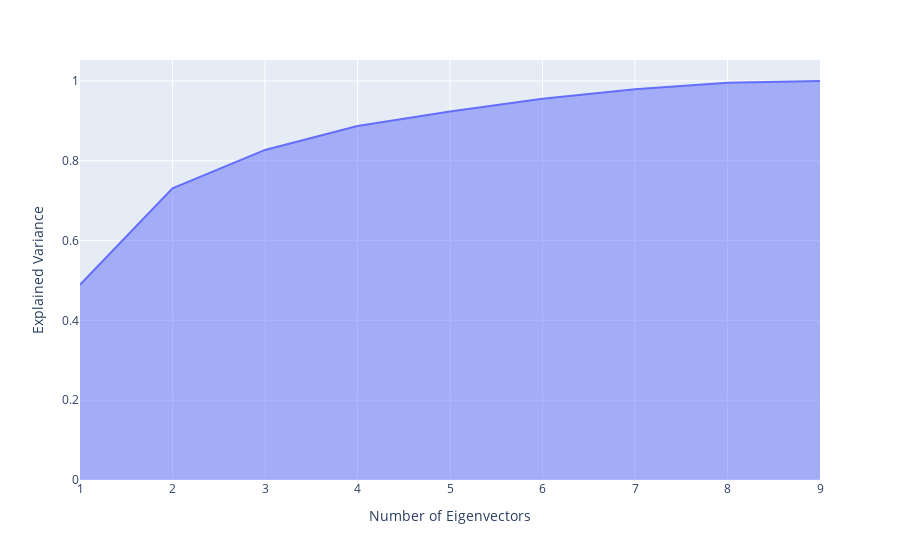
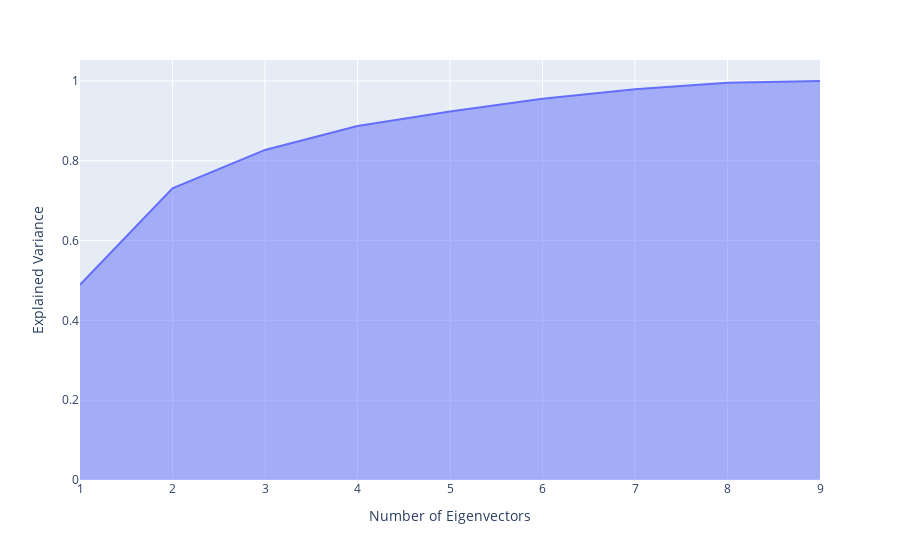

Here is the notebook cell these charts were saved with, in order:
### Markdown cell above
Training PCA

### Code cell
from sklearn.decomposition import PCA
import plotly.express as px
pca = PCA()
pca.fit(train_data)
cumu_var_df = np.cumsum(pca.explained_variance_ratio_)
px.area(
    x=range(1, cumu_var_df.shape[0] + 1),
    y=cumu_var_df,
    labels={"x": "Number of Eigenvectors", "y": "Explained Variance"}
)

### Figure 1 — Plotly figure (JSON) as saved in the notebook; plotly's stock layout.template omitted (floating-point values rounded to 4 significant figures)
{"data": [{"fillpattern": {"shape": ""}, "hovertemplate": "Number of Eigenvectors=%{x}<br>Explained Variance=%{y}<extra></extra>", "legendgroup": "", "line": {"color": "#636efa"}, "marker": {"symbol": "circle"}, "mode": "lines", "name": "", "orientation": "v", "showlegend": false, "stackgroup": "1", "type": "scatter", "x": [1, 2, 3, 4, 5, 6, 7, 8, 9], "xaxis": "x", "y": [0.4894, 0.7311, 0.8272, 0.8873, 0.9234, 0.9557, 0.9794, 0.9956, 1], "yaxis": "y"}], "layout": {"legend": {"tracegroupgap": 0}, "margin": {"t": 60}, "xaxis": {"anchor": "y", "domain": [0, 1], "title": {"text": "Number of Eigenvectors"}}, "yaxis": {"anchor": "x", "domain": [0, 1], "title": {"text": "Explained Variance"}}}}

### Figure 2 — Plotly figure (JSON) as saved in the notebook; plotly's stock layout.template omitted (floating-point values rounded to 4 significant figures)
{"data": [{"fillpattern": {"shape": ""}, "hovertemplate": "Number of Eigenvectors=%{x}<br>Explained Variance=%{y}<extra></extra>", "legendgroup": "", "line": {"color": "#636efa"}, "marker": {"symbol": "circle"}, "mode": "lines", "name": "", "orientation": "v", "showlegend": false, "stackgroup": "1", "type": "scatter", "x": [1, 2, 3, 4, 5, 6, 7, 8, 9], "xaxis": "x", "y": [0.4894, 0.7311, 0.8272, 0.8873, 0.9234, 0.9557, 0.9794, 0.9956, 1], "yaxis": "y"}], "layout": {"legend": {"tracegroupgap": 0}, "margin": {"t": 60}, "xaxis": {"anchor": "y", "domain": [0, 1], "title": {"text": "Number of Eigenvectors"}}, "yaxis": {"anchor": "x", "domain": [0, 1], "title": {"text": "Explained Variance"}}}}
